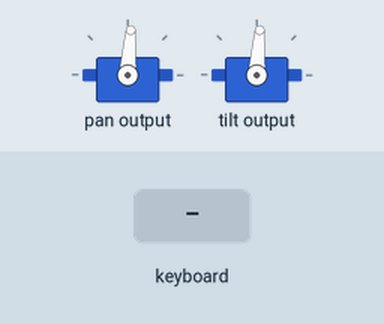
The program below on a simulated Raspberry Pi (BCM pin numbers) with a Pan-Tilt HAT. Shown: 2 × servo. Inputs (shaded band) come from the test bench. The camera gives no picture and a still takes 0.5 s; the full-screen text the program places in the terminal is not drawn; servo angles are drawn from the pulse width (0.5 ms = 0°, 2.5 ms = 180°).

Above: at 1.2 s.
1.3 s: key right typed on the keyboard
At 2.3 s:
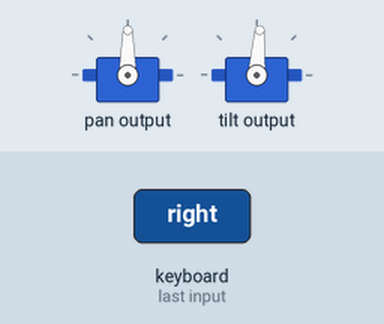
2.8 s: key up typed on the keyboard
At 3.4 s:
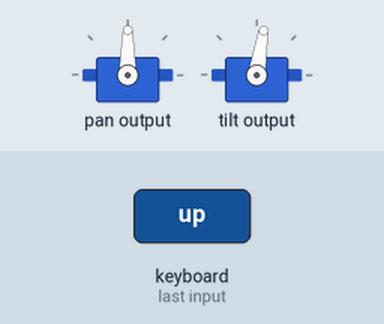
4.3 s: key up typed on the keyboard
At 5.5 s:
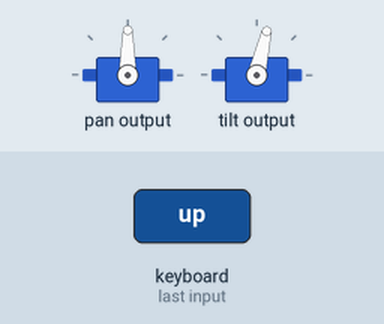
5.8 s: key down typed on the keyboard
At 6.9 s:
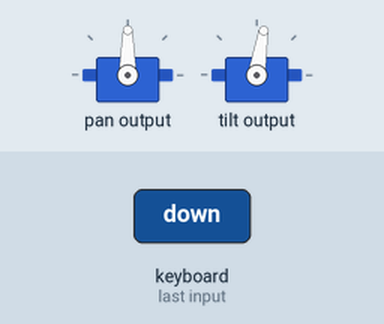
Timing chart, 0 to 8.3 s (numbered marks = the images above; inputs shaded):
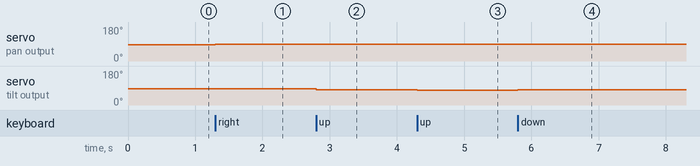

Measured:
- after the input at 1.3 s, servo on pan output: 86° → 90° at once
- after the input at 2.8 s, servo on tilt output: 86° → 81° at once
- after the input at 4.3 s, servo on tilt output: 81° → 77° at once
- after the input at 5.8 s, servo on tilt output: 77° → 81° at once

The program:

05_KeyboardPanTilt_Camera.py
```python
#!/usr/bin/env python
# Raspberry-Pi pan and tilt using arrow keys script
# 'q' will quit the application
# 'p' will take a picture
# Arrow keys will control the Pan Tilt Camera in 5 Degree angle increments
import curses
import os
import time
import picamera
import pantilthat

# Disable servos on timeout
pantilthat.idle_timeout(0.25)

# Set up the camera
camera = picamera.PiCamera()
camera.resolution = (1024, 768)
camera.start_preview(fullscreen=False, window = (200,200,640,480))

# Flip the camera so the image is not upside down
camera.vflip = True
camera.hflip = True

# Initialize curses and get the screen window
screen = curses.initscr()

# Turn off input echoing
curses.noecho()

# Respond to keys immediately (don't wait for enter)
curses.cbreak()

# Map arrow keys to special values like KEY_RIGHT, KEY_UP etc.
screen.keypad(True)

# Set start up servo positions
p = 0
t = 0
pantilthat.pan(p)
pantilthat.tilt(t)

# Set up the picture name postfix for the first picture
picNum = 1

# Set up arrow key angle change
deltaAngle = 5

# Main process to read keyboard and act
# Swap 'left' and 'right' processing to switch between SelfieView and FirstPersonView
try:
    while True:
        char = screen.getch()
        if char == ord('q'):
            # If q is pressed quit
            pantilthat.pan(0)
            pantilthat.tilt(0)
            time.sleep(1)
            break
        elif char == ord('p'):
            # If p is pressed take a photo
            camera.capture('image%s.jpg' % picNum)
            picNum = picNum + 1
            screen.addstr(0, 0, 'Picture taken! ')
        elif char == curses.KEY_RIGHT:
            screen.addstr(0, 0, 'right ')
            if (p + deltaAngle) < 90:
                p = p + deltaAngle
            pantilthat.pan(p)
            time.sleep(0.005)
        elif char == curses.KEY_LEFT:
            screen.addstr(0, 0, 'left ')
            if (p - deltaAngle) > -90:
                p = p - deltaAngle
            pantilthat.pan(p)
            time.sleep(0.005)
        elif char == curses.KEY_DOWN:
            screen.addstr(0, 0, 'down ')
            if (t + deltaAngle) < 90:
                t = t + deltaAngle
            pantilthat.tilt(t)
            time.sleep(0.005)
        elif char == curses.KEY_UP:
            screen.addstr(0, 0, 'up ')
            if (t - deltaAngle) > -90:
                t = t - deltaAngle
            pantilthat.tilt(t)
            time.sleep(0.005)

finally:
    # Shut down cleanly
    curses.nocbreak()
    screen.keypad(0)
    curses.echo()
    curses.endwin()
    pantilthat.pan(0)
    pantilthat.tilt(0)
    time.sleep(1)
    
```
